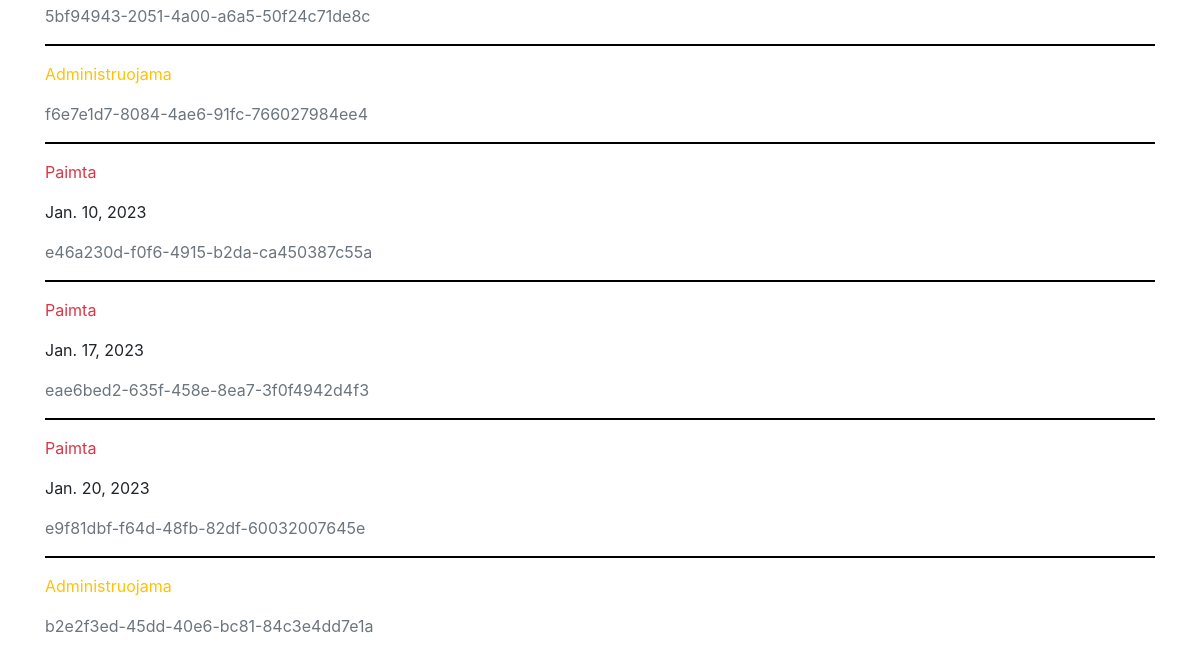
Page /library/books/3 (lower part) on the earlier database version.
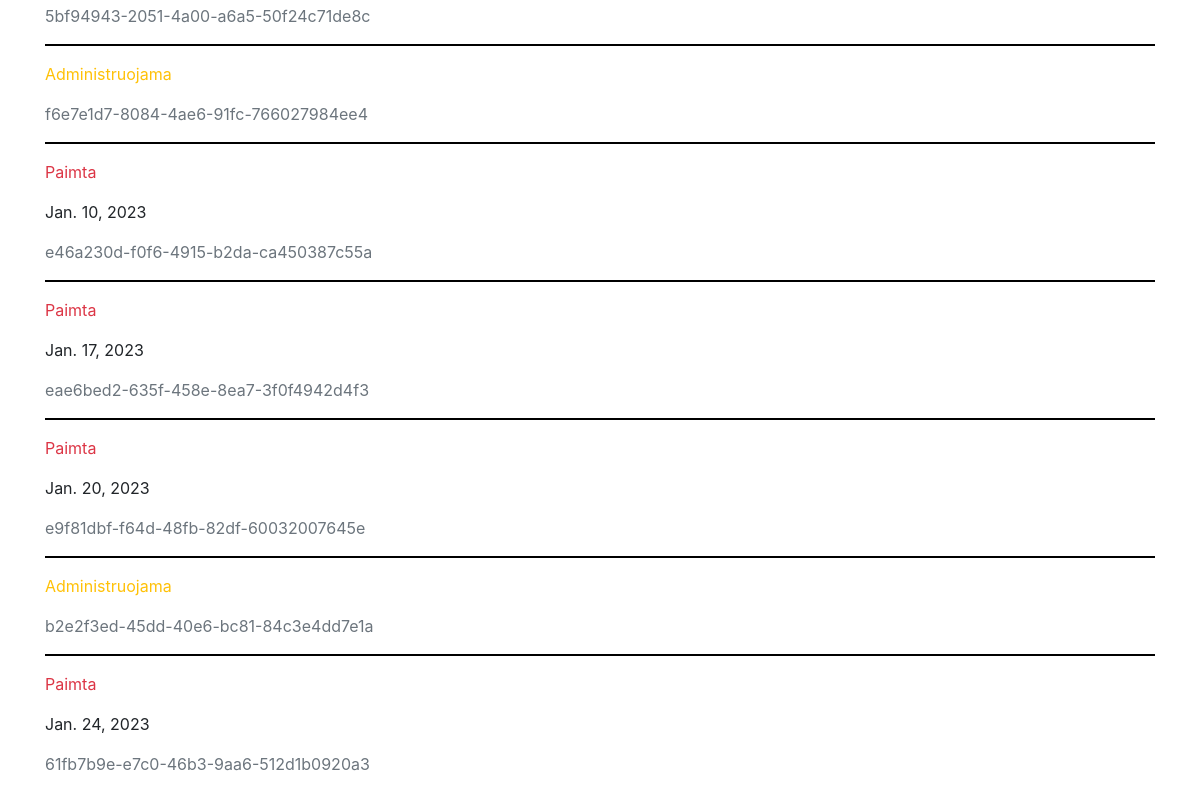
Same page on the later database version.
### library/models.py (models this page shows, shortened)
class BookInstance(models.Model):
    id = models.UUIDField(primary_key=True, default=uuid.uuid4, help_text='Unikalus knygos kopijos ID')
    book = models.ForeignKey('Book', on_delete=models.SET_NULL, null=True)
    due_back = models.DateField('Bus prieinama', null=True, blank=True)
    LOAN_STATUS = (
        ('a', 'Administruojama'),
        ('p', 'Paimta'),
        ('g', 'Galima paimti'),
        ('r', 'Rezervuota')
    )
    status = models.CharField(
        max_length=1,
        choices=LOAN_STATUS,
        blank=True,
        default='a',
        help_text='Status'
    )
    reader = models.ForeignKey(User, on_delete=models.SET_NULL, null=True, blank=True)
    class Meta:
        ordering = ['due_back']  # admin svetainės settingas, kaip rikiuojama

### library/views.py (the view, shortened to what this page needs)
# urls.py: path('books/<int:pk>', views.BookDetailView.as_view(), name='book-detail'),
class BookDetailView(FormMixin, generic.DetailView):
    model = Book  # šablonui autosukuriamas kintamas book
    template_name = 'book_detail_styled.html'
    form_class = BookReviewForm
    class Meta:
        ordering = ['title']

### library/models.py (called while the page is built)
    def __str__(self):
        return self.name

    def __str__(self):
        return f'{self.last_name}, {self.first_name}'

### library/templates/book_detail_styled.html (shortened to what this page needs)
{% extends "base.html" %}
{% block content %}
{% for book_inst_obj in book.bookinstance_set.all %}
<hr>
<p class="{% if book_inst_obj.status == 'g' %}text-success
{% elif book_inst_obj.status == 'p' %}text-danger
{% else %}text-warning
{% endif %}">{{ book_inst_obj.get_status_display }}</p>
{% if book_inst_obj.status != 'a' %}
<p>{{ book_inst_obj.due_back }}</p>
{% endif %}
<p class="text-muted">{{ book_inst_obj.id }}</p>
{% endfor %}
{% endblock %}

Differences in the rows shown:
added BookInstance: status "Paimta", due_back "Jan. 24, 2023", id "61fb7b9e-e7c0-46b3-9aa6-512d1b0920a3"
